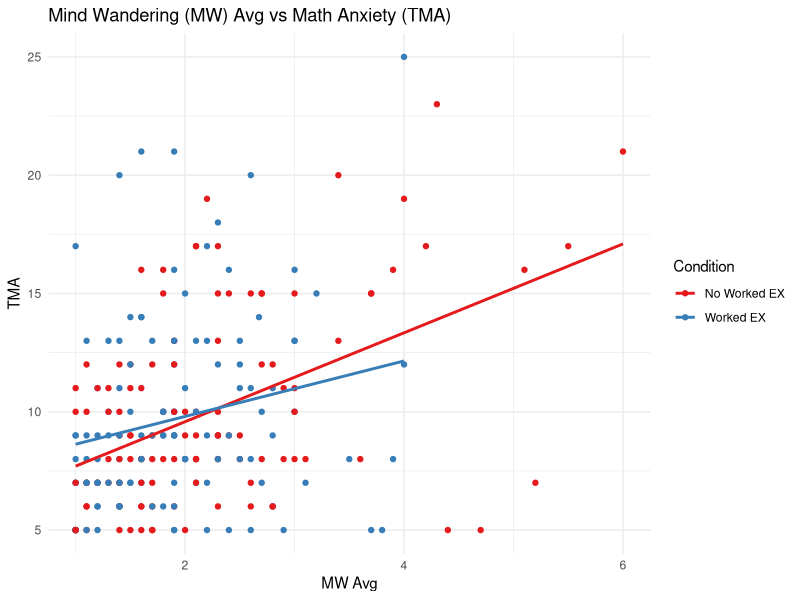

This figure's R source: (Note: this script raises an error after producing the figure.)
## ---- chunk 1
knitr::opts_chunk$set(echo = TRUE)
## ---- chunk 2
library(tidyverse) 
## ---- chunk 3
df <- read.csv("../../data/clean2.csv")
head(df)
glimpse(df)
## ---- chunk 4
m1_1 <- df %>% 
        lm(formula = tma ~ cond + mw1 + mw2 + under_avg + HOT + under_avg + si_sum + gender)
summary(m1_1)
## ---- chunk 5
# Take the average of mind wandering day 1 and day 2
df <- df %>% 
        mutate( mw_avg = rowMeans(df[6:7], na.rm = TRUE))
## ---- chunk 6
m1_2 <- df %>% 
        lm(formula = tma ~ cond + mw_avg + under_avg + HOT  + si_sum + gender)
summary(m1_2)
## ---- chunk 7
# Take the ratio of mw1 and mw2
df <- df %>% 
        mutate(mw_ratio  = case_when(
          is.na(mw1) & is.na(mw2) ~ 0,
          is.na(mw1) | is.na(mw2) ~ 1,
          !is.na(mw1) & !is.na(mw2) ~ mw1 / mw2) )
## ---- chunk 8
m1_3 <- df %>% 
        lm(formula = tma ~ cond + mw_ratio + under_avg + HOT + under_avg + si_sum + gender)
summary(m1_3)
## ---- chunk 9
# Taking the percent change of mw1 and mw2
df <- df %>% 
        mutate(mw_ratio  = case_when(
          is.na(mw1) | is.na(mw2) ~ 0,
          !is.na(mw1) & !is.na(mw2) ~ (mw2 - mw1) / mw1) )
## ---- chunk 10
m1_4 <- df %>% 
        lm(formula = tma ~ cond + mw_ratio + under_avg + HOT + under_avg + si_sum)
summary(m1_4)
## ---- chunk 11
m1_5a <- df %>% 
        lm(formula = tma ~ cond + mw_avg + si_sum + mw_avg * cond + si_sum * cond + gender)
summary(m1_5a)
## ---- chunk 12
m1_5b <- df %>% 
        lm(formula = tma ~ cond + mw_avg + si_sum + mw_avg * gender + si_sum * gender + cond)
summary(m1_5b)
## ---- chunk 13
m1_5c <- df %>% 
        lm(formula = tma ~ cond + mw_avg + si_sum + mw_avg * cond + si_sum * cond + mw_avg * gender + si_sum * gender + mw_avg * gender * cond + si_sum * gender * cond)
summary(m1_5c)
## ---- chunk 14
m1_5bc <- df %>% 
        lm(formula = tma ~ cond + mw_avg + si_sum + mw_avg * cond + si_sum * cond + mw_avg * gender + si_sum * gender + mw_avg * gender * cond + si_sum * gender * cond)
summary(m1_5b)
## ---- chunk 15
df %>% 
  ggplot(aes(x = mw_avg, y = tma, color = as.factor(cond))) + 
  geom_point() + geom_smooth(method = "lm", se = FALSE) +
  labs(title = "Mind Wandering (MW) Avg vs Math Anxiety (TMA)", x = "MW Avg", y = "TMA",
       color = "Condition") +
  scale_color_brewer(palette="Set1", labels = 
                      c("No Worked EX", "Worked EX")) + 
  theme_minimal()

df %>% 
  ggplot(aes(x = mw_avg, y = tma, color = as.factor(cond), 
             shape = as.factor(gender))) + 
  geom_point() + geom_smooth(method = "lm", se = FALSE) +
  labs(title = "Mind Wandering (MW) Avg vs Math Anxiety (TMA)", x = "MW Avg", y = "TMA",
       color = "Condition", shape = "Gender") +
  scale_color_brewer(palette="Set1", labels = 
                      c("No Worked EX", "Worked EX")) + 
  scale_shape_manual(values=c("Girl", "Boy")) + 
  theme_minimal()
## ---- chunk 16
df %>% 
  ggplot(aes(x = si_sum, y = tma, color = as.factor(cond))) + 
  geom_point() + geom_smooth(method = "lm", se = FALSE) +
  labs(title = "Situational Interest (SI) vs Math Anxiety (TMA)", x = "SI", y = "TMA",
       color = "Condition") +
  scale_color_brewer(palette="Set1", labels = 
                      c("No Worked EX", "Worked EX")) + 
  theme_minimal()
## ---- chunk 17
# Mind wandering
fit1 <- df %>% 
        lm(formula = mw_avg ~ cond + si_sum + under_avg + HOT)
summary(fit1)
## ---- chunk 18
# Mind wandering
fit1 <- df %>% 
        lm(formula = si_sum ~ cond + mw_avg + under_avg + HOT)
summary(fit1)
